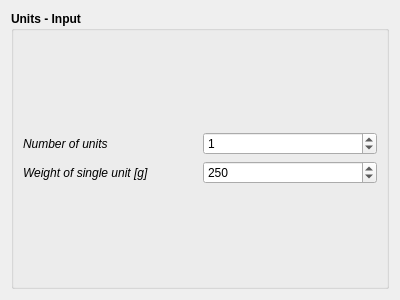
<?xml version="1.0" encoding="UTF-8"?>
<ui version="4.0">
 <class>RecipeCoreUnitsWidget</class>
 <widget class="QWidget" name="RecipeCoreUnitsWidget">
  <property name="geometry">
   <rect>
    <x>0</x>
    <y>0</y>
    <width>400</width>
    <height>300</height>
   </rect>
  </property>
  <property name="windowTitle">
   <string>Form</string>
  </property>
  <layout class="QGridLayout" name="gridLayout">
   <item row="0" column="0">
    <widget class="QGroupBox" name="groupBox">
     <property name="font">
      <font>
       <weight>75</weight>
       <bold>true</bold>
      </font>
     </property>
     <property name="title">
      <string>Units - Input</string>
     </property>
     <layout class="QGridLayout" name="gridLayout_3">
      <item row="0" column="0">
       <layout class="QGridLayout" name="gridLayout_2">
        <item row="1" column="0">
         <widget class="QLabel" name="label_2">
          <property name="font">
           <font>
            <weight>50</weight>
            <italic>true</italic>
            <bold>false</bold>
           </font>
          </property>
          <property name="text">
           <string>Weight of single unit [g]</string>
          </property>
         </widget>
        </item>
        <item row="0" column="0">
         <widget class="QLabel" name="label">
          <property name="font">
           <font>
            <weight>50</weight>
            <italic>true</italic>
            <bold>false</bold>
           </font>
          </property>
          <property name="text">
           <string>Number of units</string>
          </property>
         </widget>
        </item>
        <item row="0" column="1">
         <widget class="QSpinBox" name="unitsSpinBox">
          <property name="font">
           <font>
            <weight>50</weight>
            <bold>false</bold>
           </font>
          </property>
          <property name="value">
           <number>1</number>
          </property>
         </widget>
        </item>
        <item row="1" column="1">
         <widget class="QSpinBox" name="unitWeightSpinBox">
          <property name="font">
           <font>
            <weight>50</weight>
            <bold>false</bold>
           </font>
          </property>
          <property name="maximum">
           <number>1000000</number>
          </property>
          <property name="singleStep">
           <number>50</number>
          </property>
          <property name="value">
           <number>250</number>
          </property>
         </widget>
        </item>
       </layout>
      </item>
     </layout>
    </widget>
   </item>
  </layout>
 </widget>
 <resources/>
 <connections/>
</ui>
